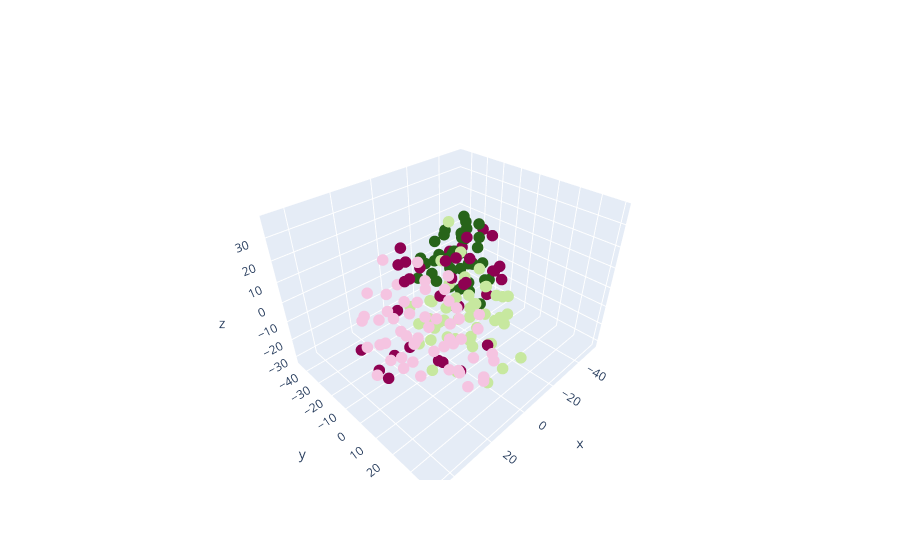

The cell this chart's notebook holds for it:
### Code cell
fig = go.Figure(data=[go.Scatter3d(x=tsne3D_df['x'], y=tsne3D_df['y'], z=tsne3D_df['z'],
                                   mode='markers', marker_color=model3.labels_, marker_size = 4)])
fig.show()

### Figure 1 — Plotly figure (JSON) as saved in the notebook; plotly's stock layout.template omitted (floating-point values rounded to 4 significant figures; data arrays with more than 128 entries replaced by an {"elided": "..."} marker saying what was removed)
{"data": [{"marker": {"color": {"elided": "178 int values"}, "size": 4}, "mode": "markers", "type": "scatter3d", "x": {"elided": "178 float values"}, "y": {"elided": "178 float values"}, "z": {"elided": "178 float values"}}], "layout": {}}
